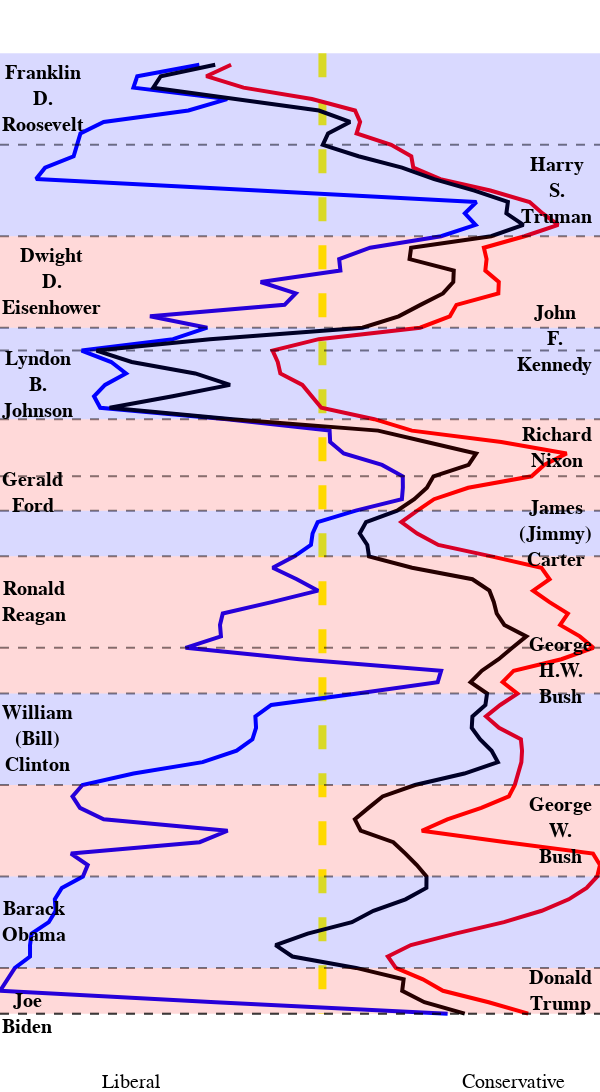

The notebook cell this image was saved under:
### Code cell
#Smooth y values
smooth_averges = averges.copy()
smooth_averges["post_med"] = smooth_averges["post_med"].rolling(window=2).mean()

smooth_above_median = above_median.copy()
smooth_above_median["post_med"] = smooth_above_median["post_med"].rolling(window=2).mean()

smooth_below_median = below_median.copy()
smooth_below_median["post_med"] = smooth_below_median["post_med"].rolling(window=2).mean()


#Fill in area by president part
fig = go.Figure()
fig.add_trace(go.Scatter(y=[1937, 2021], x=[0, 0], mode='lines',line= dict(color='yellow', width=8, dash='dash'), name='Centrist'))
fig.add_trace(go.Scatter(y=smooth_above_median["term"], x=smooth_above_median["post_med"], mode='lines', name='above median', line= dict(color='red', width=4)))
fig.add_trace(go.Scatter(y=smooth_below_median["term"], x=smooth_below_median["post_med"], mode='lines', name='below median', line= dict(color='blue', width=4)))
fig.add_trace(go.Scatter(y=smooth_averges["term"], x=smooth_averges["post_med"], mode='lines', name='median', line= dict(color='black', width=4)))


for i, row in presidents.iterrows():
    if row["Party"] == "Democratic":
        color = "blue"
    else:
        color = "red"
    fig.add_shape(
        type="rect",
        y0=row["start"],
        x0=smooth_below_median["post_med"].min(),
        y1=row["end"],
        x1=smooth_above_median["post_med"].max(),
        line=dict(
            color=color,
            width=0,
        ),
        fillcolor=color,
        opacity=0.15,
    )
    
    offset = 0
    if i % 2 == 0:
        offset = .99
    
    fig.add_hline(y=row["end"], line_width=2, line_color="black", opacity=0.5, line_dash="dash")
    
    fig.add_annotation(
        yref = 'y',
        xref='paper',
        #Add a little offset to avoid overlapping
        x=0+offset,
        y=row["start"]+ (row["end"]-row["start"])/2,
        text="<b>" + row["President Name"].replace(" ", "<br>"),
        showarrow=False,
        font=dict(
            color="black",
            size=20,
            family="Arial",
            
        )

    )
    
    #Set scale based on min and max values
    fig.update_xaxes(range=[smooth_below_median["post_med"].min(), smooth_above_median["post_med"].max()])


    
    #change height and width
fig.update_layout( 
    width=600,
    height=1100,
)
#remove x axis text
fig.update_yaxes(showticklabels=False)
fig.update_yaxes(showgrid=False, zeroline=False)

#Replace y ticks 
fig.update_xaxes(tickvals=[-2, -1, 0, 1, 2], ticktext=["", "Liberal", "", "Conservative", ""], tickfont=dict(size=20, family="Arial", color="black"))
#Rotate y ticks
#fig.update_xaxes(tickangle=270)
#update tick font


#change padding
fig.update_layout(
    margin=dict(l=0, r=0, t=0, b=0),
    paper_bgcolor="white",
    plot_bgcolor="white",
)
#Remove legend
fig.update_layout(showlegend=False)
#Reverse y axis
fig.update_yaxes(autorange="reversed")
    
fig.show()

### Figure 1 — Plotly figure (JSON) as saved in the notebook; plotly's stock layout.template omitted (floating-point values rounded to 4 significant figures)
{"data": [{"line": {"color": "yellow", "dash": "dash", "width": 8}, "mode": "lines", "name": "Centrist", "type": "scatter", "x": [0, 0], "y": [1937, 2021]}, {"line": {"color": "red", "width": 4}, "mode": "lines", "name": "above median", "type": "scatter", "x": [null, -0.4775, -0.607, -0.4125, -0.055, 0.1705, 0.197, 0.1785, 0.3595, 0.4645, 0.475, 0.6165, 0.8775, 1.083, 1.151, 1.232, 1.056, 0.844, 0.858, 0.8515, 0.922, 0.9195, 0.7005, 0.666, 0.5105, -0.019, -0.2605, -0.2335, -0.22, -0.105, -0.058, -0.006, 0.271, 0.4675, 0.935, 1.276, 1.159, 1.093, 0.762, 0.5835, 0.496, 0.4125, 0.4955, 0.606, 0.883, 1.145, 1.188, 1.102, 1.187, 1.283, 1.243, 1.345, 1.417, 1.249, 1, 0.942, 1.019, 0.9295, 0.855, 0.923, 1.038, 1.044, 1.04, 1.021, 1.006, 0.9745, 0.8305, 0.653, 0.5195, 0.96, 1.414, 1.451, 1.437, 1.381, 1.288, 1.147, 0.949, 0.695, 0.4625, 0.342, 0.3835, 0.525, 0.63, 0.869, 1.075], "y": [1937, 1938, 1939, 1940, 1941, 1942, 1943, 1944, 1945, 1946, 1947, 1948, 1949, 1950, 1951, 1952, 1953, 1954, 1955, 1956, 1957, 1958, 1959, 1960, 1961, 1962, 1963, 1964, 1965, 1966, 1967, 1968, 1969, 1970, 1971, 1972, 1973, 1974, 1975, 1976, 1977, 1978, 1979, 1980, 1981, 1982, 1983, 1984, 1985, 1986, 1987, 1988, 1989, 1990, 1991, 1992, 1993, 1994, 1995, 1996, 1997, 1998, 1999, 2000, 2001, 2002, 2003, 2004, 2005, 2006, 2007, 2008, 2009, 2010, 2011, 2012, 2013, 2014, 2015, 2016, 2017, 2018, 2019, 2020, 2021]}, {"line": {"color": "blue", "width": 4}, "mode": "lines", "name": "below median", "type": "scatter", "x": [null, -0.6435, -0.968, -0.988, -0.498, -0.7005, -1.143, -1.265, -1.284, -1.3, -1.45, -1.497, -0.3355, 0.805, 0.7445, 0.8005, 0.6205, 0.2495, 0.0875, 0.094, -0.323, -0.1395, -0.198, -0.9015, -0.602, -0.781, -1.259, -1.104, -1.027, -1.136, -1.194, -1.161, -0.499, 0.0375, 0.0405, 0.1115, 0.3115, 0.42, 0.4205, 0.4155, 0.174, -0.025, -0.0515, -0.06, -0.1465, -0.26, -0.134, -0.0225, -0.265, -0.521, -0.5355, -0.5305, -0.7155, -0.12, 0.6205, 0.6025, 0.1825, -0.2675, -0.3505, -0.347, -0.366, -0.4485, -0.6265, -0.9875, -1.254, -1.306, -1.267, -1.143, -0.4955, -0.642, -1.314, -1.227, -1.252, -1.362, -1.399, -1.394, -1.43, -1.52, -1.528, -1.528, -1.607, -1.645, -1.685, -0.5585, 0.6545], "y": [1937, 1938, 1939, 1940, 1941, 1942, 1943, 1944, 1945, 1946, 1947, 1948, 1949, 1950, 1951, 1952, 1953, 1954, 1955, 1956, 1957, 1958, 1959, 1960, 1961, 1962, 1963, 1964, 1965, 1966, 1967, 1968, 1969, 1970, 1971, 1972, 1973, 1974, 1975, 1976, 1977, 1978, 1979, 1980, 1981, 1982, 1983, 1984, 1985, 1986, 1987, 1988, 1989, 1990, 1991, 1992, 1993, 1994, 1995, 1996, 1997, 1998, 1999, 2000, 2001, 2002, 2003, 2004, 2005, 2006, 2007, 2008, 2009, 2010, 2011, 2012, 2013, 2014, 2015, 2016, 2017, 2018, 2019, 2020, 2021]}, {"line": {"color": "black", "width": 4}, "mode": "lines", "name": "median", "type": "scatter", "x": [null, -0.5605, -0.8452, -0.8845, -0.4565, -0.0185, 0.1445, 0.0295, 0.002, 0.1885, 0.416, 0.584, 0.7945, 0.9695, 0.9615, 1.05, 0.882, 0.4635, 0.4555, 0.6865, 0.684, 0.63, 0.5125, 0.3985, 0.2092, -0.5883, -1.181, -0.997, -0.665, -0.483, -0.783, -1.112, -0.4705, 0.291, 0.545, 0.8035, 0.764, 0.5805, 0.546, 0.48, 0.3905, 0.228, 0.195, 0.2345, 0.2435, 0.4685, 0.784, 0.873, 0.896, 0.911, 0.951, 1.066, 0.9925, 0.921, 0.8335, 0.7745, 0.8605, 0.852, 0.784, 0.7805, 0.8235, 0.8845, 0.917, 0.742, 0.484, 0.3145, 0.241, 0.1695, 0.2, 0.3705, 0.434, 0.4935, 0.544, 0.5435, 0.4345, 0.2665, 0.154, -0.077, -0.245, -0.157, 0.176, 0.4245, 0.417, 0.533, 0.744], "y": [1937, 1938, 1939, 1940, 1941, 1942, 1943, 1944, 1945, 1946, 1947, 1948, 1949, 1950, 1951, 1952, 1953, 1954, 1955, 1956, 1957, 1958, 1959, 1960, 1961, 1962, 1963, 1964, 1965, 1966, 1967, 1968, 1969, 1970, 1971, 1972, 1973, 1974, 1975, 1976, 1977, 1978, 1979, 1980, 1981, 1982, 1983, 1984, 1985, 1986, 1987, 1988, 1989, 1990, 1991, 1992, 1993, 1994, 1995, 1996, 1997, 1998, 1999, 2000, 2001, 2002, 2003, 2004, 2005, 2006, 2007, 2008, 2009, 2010, 2011, 2012, 2013, 2014, 2015, 2016, 2017, 2018, 2019, 2020, 2021]}], "layout": {"annotations": [{"font": {"color": "black", "family": "Arial", "size": 20}, "showarrow": false, "text": "<b>Franklin<br>D.<br>Roosevelt", "x": 0, "xref": "paper", "y": 1941, "yref": "y"}, {"font": {"color": "black", "family": "Arial", "size": 20}, "showarrow": false, "text": "<b>Harry<br>S.<br>Truman", "x": 0.99, "xref": "paper", "y": 1949, "yref": "y"}, {"font": {"color": "black", "family": "Arial", "size": 20}, "showarrow": false, "text": "<b>Dwight<br>D.<br>Eisenhower", "x": 0, "xref": "paper", "y": 1957, "yref": "y"}, {"font": {"color": "black", "family": "Arial", "size": 20}, "showarrow": false, "text": "<b>John<br>F.<br>Kennedy", "x": 0.99, "xref": "paper", "y": 1962, "yref": "y"}, {"font": {"color": "black", "family": "Arial", "size": 20}, "showarrow": false, "text": "<b>Lyndon<br>B.<br>Johnson", "x": 0, "xref": "paper", "y": 1966, "yref": "y"}, {"font": {"color": "black", "family": "Arial", "size": 20}, "showarrow": false, "text": "<b>Richard<br>Nixon", "x": 0.99, "xref": "paper", "y": 1972.0, "yref": "y"}, {"font": {"color": "black", "family": "Arial", "size": 20}, "showarrow": false, "text": "<b>Gerald<br>Ford", "x": 0, "xref": "paper", "y": 1976.0, "yref": "y"}, {"font": {"color": "black", "family": "Arial", "size": 20}, "showarrow": false, "text": "<b>James<br>(Jimmy)<br>Carter", "x": 0.99, "xref": "paper", "y": 1979, "yref": "y"}, {"font": {"color": "black", "family": "Arial", "size": 20}, "showarrow": false, "text": "<b>Ronald<br>Reagan", "x": 0, "xref": "paper", "y": 1985, "yref": "y"}, {"font": {"color": "black", "family": "Arial", "size": 20}, "showarrow": false, "text": "<b>George<br>H.W.<br>Bush", "x": 0.99, "xref": "paper", "y": 1991, "yref": "y"}, {"font": {"color": "black", "family": "Arial", "size": 20}, "showarrow": false, "text": "<b>William<br>(Bill)<br>Clinton", "x": 0, "xref": "paper", "y": 1997, "yref": "y"}, {"font": {"color": "black", "family": "Arial", "size": 20}, "showarrow": false, "text": "<b>George<br>W.<br>Bush", "x": 0.99, "xref": "paper", "y": 2005, "yref": "y"}, {"font": {"color": "black", "family": "Arial", "size": 20}, "showarrow": false, "text": "<b>Barack<br>Obama", "x": 0, "xref": "paper", "y": 2013, "yref": "y"}, {"font": {"color": "black", "family": "Arial", "size": 20}, "showarrow": false, "text": "<b>Donald<br>Trump", "x": 0.99, "xref": "paper", "y": 2019, "yref": "y"}, {"font": {"color": "black", "family": "Arial", "size": 20}, "showarrow": false, "text": "<b>Joe<br>Biden", "x": 0, "xref": "paper", "y": 2021, "yref": "y"}], "height": 1100, "margin": {"b": 0, "l": 0, "r": 0, "t": 0}, "paper_bgcolor": "white", "plot_bgcolor": "white", "shapes": [{"fillcolor": "blue", "line": {"color": "blue", "width": 0}, "opacity": 0.15, "type": "rect", "x0": -1.685, "x1": 1.451, "y0": 1937, "y1": 1945}, {"line": {"color": "black", "dash": "dash", "width": 2}, "opacity": 0.5, "type": "line", "x0": 0, "x1": 1, "xref": "x domain", "y0": 1945, "y1": 1945, "yref": "y"}, {"fillcolor": "blue", "line": {"color": "blue", "width": 0}, "opacity": 0.15, "type": "rect", "x0": -1.685, "x1": 1.451, "y0": 1945, "y1": 1953}, {"line": {"color": "black", "dash": "dash", "width": 2}, "opacity": 0.5, "type": "line", "x0": 0, "x1": 1, "xref": "x domain", "y0": 1953, "y1": 1953, "yref": "y"}, {"fillcolor": "red", "line": {"color": "red", "width": 0}, "opacity": 0.15, "type": "rect", "x0": -1.685, "x1": 1.451, "y0": 1953, "y1": 1961}, {"line": {"color": "black", "dash": "dash", "width": 2}, "opacity": 0.5, "type": "line", "x0": 0, "x1": 1, "xref": "x domain", "y0": 1961, "y1": 1961, "yref": "y"}, {"fillcolor": "blue", "line": {"color": "blue", "width": 0}, "opacity": 0.15, "type": "rect", "x0": -1.685, "x1": 1.451, "y0": 1961, "y1": 1963}, {"line": {"color": "black", "dash": "dash", "width": 2}, "opacity": 0.5, "type": "line", "x0": 0, "x1": 1, "xref": "x domain", "y0": 1963, "y1": 1963, "yref": "y"}, {"fillcolor": "blue", "line": {"color": "blue", "width": 0}, "opacity": 0.15, "type": "rect", "x0": -1.685, "x1": 1.451, "y0": 1963, "y1": 1969}, {"line": {"color": "black", "dash": "dash", "width": 2}, "opacity": 0.5, "type": "line", "x0": 0, "x1": 1, "xref": "x domain", "y0": 1969, "y1": 1969, "yref": "y"}, {"fillcolor": "red", "line": {"color": "red", "width": 0}, "opacity": 0.15, "type": "rect", "x0": -1.685, "x1": 1.451, "y0": 1969, "y1": 1974}, {"line": {"color": "black", "dash": "dash", "width": 2}, "opacity": 0.5, "type": "line", "x0": 0, "x1": 1, "xref": "x domain", "y0": 1974, "y1": 1974, "yref": "y"}, {"fillcolor": "red", "line": {"color": "red", "width": 0}, "opacity": 0.15, "type": "rect", "x0": -1.685, "x1": 1.451, "y0": 1974, "y1": 1977}, {"line": {"color": "black", "dash": "dash", "width": 2}, "opacity": 0.5, "type": "line", "x0": 0, "x1": 1, "xref": "x domain", "y0": 1977, "y1": 1977, "yref": "y"}, {"fillcolor": "blue", "line": {"color": "blue", "width": 0}, "opacity": 0.15, "type": "rect", "x0": -1.685, "x1": 1.451, "y0": 1977, "y1": 1981}, {"line": {"color": "black", "dash": "dash", "width": 2}, "opacity": 0.5, "type": "line", "x0": 0, "x1": 1, "xref": "x domain", "y0": 1981, "y1": 1981, "yref": "y"}, {"fillcolor": "red", "line": {"color": "red", "width": 0}, "opacity": 0.15, "type": "rect", "x0": -1.685, "x1": 1.451, "y0": 1981, "y1": 1989}, {"line": {"color": "black", "dash": "dash", "width": 2}, "opacity": 0.5, "type": "line", "x0": 0, "x1": 1, "xref": "x domain", "y0": 1989, "y1": 1989, "yref": "y"}, {"fillcolor": "red", "line": {"color": "red", "width": 0}, "opacity": 0.15, "type": "rect", "x0": -1.685, "x1": 1.451, "y0": 1989, "y1": 1993}, {"line": {"color": "black", "dash": "dash", "width": 2}, "opacity": 0.5, "type": "line", "x0": 0, "x1": 1, "xref": "x domain", "y0": 1993, "y1": 1993, "yref": "y"}, {"fillcolor": "blue", "line": {"color": "blue", "width": 0}, "opacity": 0.15, "type": "rect", "x0": -1.685, "x1": 1.451, "y0": 1993, "y1": 2001}, {"line": {"color": "black", "dash": "dash", "width": 2}, "opacity": 0.5, "type": "line", "x0": 0, "x1": 1, "xref": "x domain", "y0": 2001, "y1": 2001, "yref": "y"}, {"fillcolor": "red", "line": {"color": "red", "width": 0}, "opacity": 0.15, "type": "rect", "x0": -1.685, "x1": 1.451, "y0": 2001, "y1": 2009}, {"line": {"color": "black", "dash": "dash", "width": 2}, "opacity": 0.5, "type": "line", "x0": 0, "x1": 1, "xref": "x domain", "y0": 2009, "y1": 2009, "yref": "y"}, {"fillcolor": "blue", "line": {"color": "blue", "width": 0}, "opacity": 0.15, "type": "rect", "x0": -1.685, "x1": 1.451, "y0": 2009, "y1": 2017}, {"line": {"color": "black", "dash": "dash", "width": 2}, "opacity": 0.5, "type": "line", "x0": 0, "x1": 1, "xref": "x domain", "y0": 2017, "y1": 2017, "yref": "y"}, {"fillcolor": "red", "line": {"color": "red", "width": 0}, "opacity": 0.15, "type": "rect", "x0": -1.685, "x1": 1.451, "y0": 2017, "y1": 2021}, {"line": {"color": "black", "dash": "dash", "width": 2}, "opacity": 0.5, "type": "line", "x0": 0, "x1": 1, "xref": "x domain", "y0": 2021, "y1": 2021, "yref": "y"}, {"fillcolor": "blue", "line": {"color": "blue", "width": 0}, "opacity": 0.15, "type": "rect", "x0": -1.685, "x1": 1.451, "y0": 2021, "y1": 2021}, {"line": {"color": "black", "dash": "dash", "width": 2}, "opacity": 0.5, "type": "line", "x0": 0, "x1": 1, "xref": "x domain", "y0": 2021, "y1": 2021, "yref": "y"}], "showlegend": false, "width": 600, "xaxis": {"range": [-1.685, 1.451], "tickfont": {"color": "black", "family": "Arial", "size": 20}, "ticktext": ["", "Liberal", "", "Conservative", ""], "tickvals": [-2, -1, 0, 1, 2]}, "yaxis": {"autorange": "reversed", "showgrid": false, "showticklabels": false, "zeroline": false}}}
